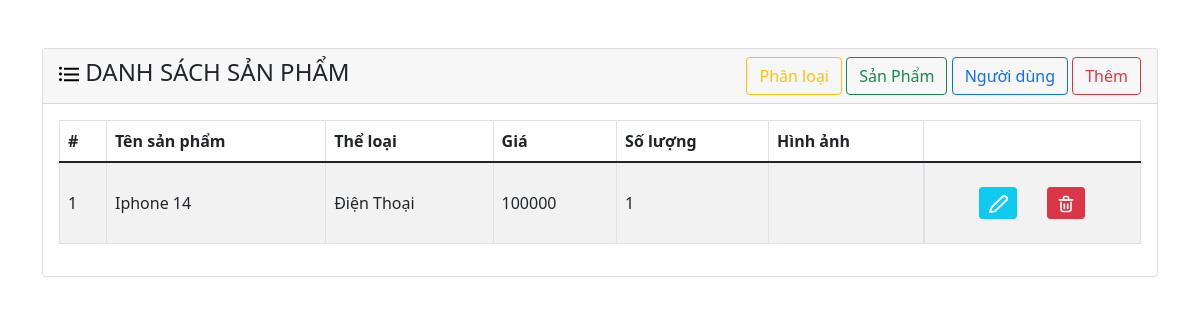
/admin/product/list.php, run on an earlier commit of the app's database.
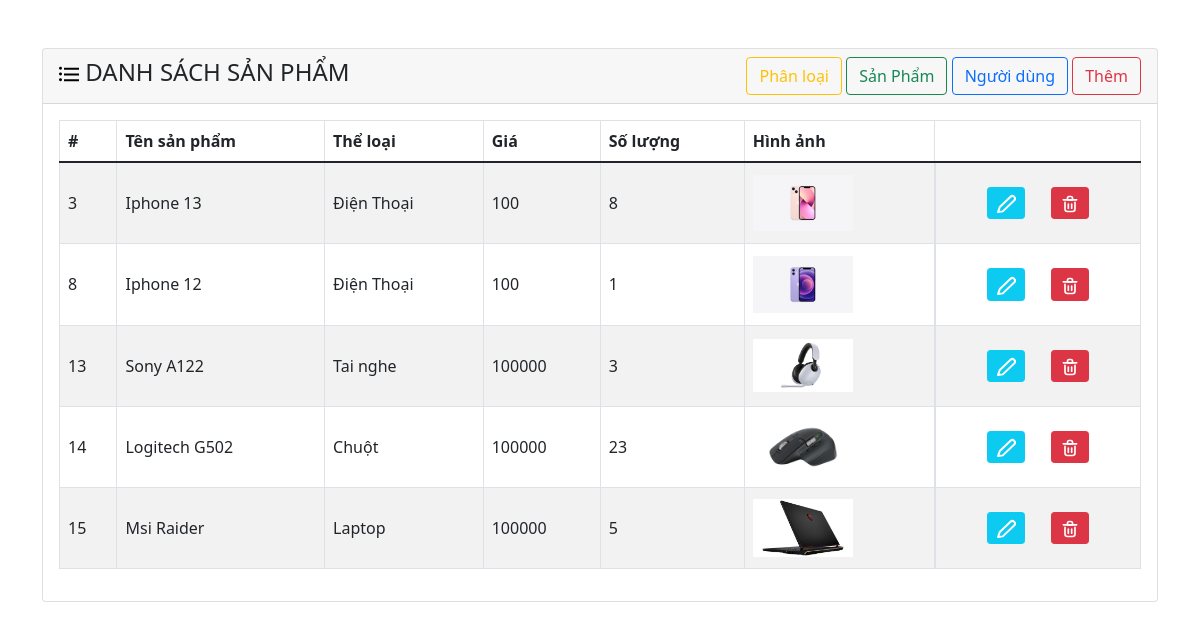
And on a later commit of the database.
### tables this page shows
CREATE TABLE `products` (
  `id` int NOT NULL,
  `name` varchar(100) NOT NULL,
  `price` float NOT NULL,
  `quantity` int NOT NULL,
  `description` varchar(500) DEFAULT NULL,
  `image` varchar(500) NOT NULL,
  `category_id` int NOT NULL,
  `create_at` datetime NOT NULL DEFAULT CURRENT_TIMESTAMP,
  `update_at` datetime NOT NULL DEFAULT CURRENT_TIMESTAMP
);

CREATE TABLE `category` (
  `id` int NOT NULL,
  `name` varchar(250) NOT NULL,
  `note` varchar(250) NOT NULL,
  `create_at` datetime NOT NULL DEFAULT CURRENT_TIMESTAMP,
  `update_at` datetime NOT NULL DEFAULT CURRENT_TIMESTAMP
);

### admin/product/list.php (the view, shortened to what this page needs)
<!DOCTYPE html>
<html lang="en">
<head>
    <link href="https://cdn.jsdelivr.net/npm/bootstrap@5.1.3/dist/css/bootstrap.min.css" rel="stylesheet">
</head>
<body>
    <div class="container">
        <div class="card mt-5">
            <div class="card-header d-flex align-items-center justify-content-between">
                <h4> <img src="./admin/images/list-1497-svgrepo-com.svg" alt=""> DANH SÁCH SẢN PHẨM</h4>
                <div class="action-btn">
                    <a href="./index.php?pages=category&action=list" class="btn btn-outline-warning">Phân loại</a>
                    <a href="./index.php?pages=product&action=list" class="btn btn-outline-success">Sản Phẩm</a>
                    <a href="./index.php?pages=users&action=list" class="btn btn-outline-primary">Người dùng</a>
                    <a href="./index.php?pages=product&action=add" class="btn btn-outline-danger">Thêm</a>
                </div>
            </div>
            <div class="card-body">
                <table class="table table-bordered table-striped">
                    <thead>
                        <tr>
                            <th scope="col">#</th>
                            <th scope="col">Tên sản phẩm</th>
                            <th scope="col">Thể loại</th>
                            <th scope="col">Giá</th>
                            <th scope="col">Số lượng</th>
                            <th scope="col">Hình ảnh</th>
                            <th scope="col"></th>
                        </tr>
                    </thead>
                    <tbody>
                        <?php
                        $select_product = mysqli_query($conn, "SELECT p.id as id, p.name as name, c.note as category, p.price as price, p.quantity as quantity, p.image as image FROM category c, products p WHERE c.id=p.category_id; ");
                        while ($row = mysqli_fetch_array($select_product)) {
                        ?>
                            <tr style="vertical-align: middle;">
                                <td>
                                    <?= $row['id'] ?>
                                </td>
                                <td>
                                    <?= $row['name'] ?>
                                </td>
                                <td>
                                    <?= $row['category'] ?>
                                </td>
                                <td>
                                    <?= $row['price'] ?>
                                </td>
                                <td>
                                    <?= $row['quantity'] ?>
                                </td>
                                <td>
                                    <img src="./admin/images/<?= $row['image'] ?>" alt="" width="100">
                                </td>
                                <td class="d-flex justify-content-evenly p-4">
                                    <a href="./index.php?pages=product&action=edit&id=<?= $row['id'] ?>" class="btn btn-info btn-sm"><img src="./admin/images/edit-1-svgrepo-com.svg" alt=""></a>
                                    <form action="./index.php?pages=product&action=delete" method="post">
                                        <button onclick="return confirm('Bạn có chắc chắn muốn xóa? ')" type="submit" class="btn btn-danger btn-sm" name="deleteProduct" value="<?= $row['id'] ?>"><img src="./admin/images/delete-2-svgrepo-com.svg" alt=""></i>
                                        </button>
                                    </form>
                                </td>
                            </tr>
                        <?php
                        }
                        ?>
                    </tbody>
                </table>
            </div>
        </div>
    </div>
</body>
</html>

What changed in the data, as far as the page shows it:
removed products: id "1", name "Iphone 14", category.note "Điện Thoại", price "100000", quantity "1"
added products: id "3", name "Iphone 13", category.note "Điện Thoại", price "100", quantity "8", image (picture)
added products: id "8", name "Iphone 12", category.note "Điện Thoại", price "100", quantity "1", image (picture)
added products: id "13", name "Sony A122", category.note "Tai nghe", price "100000", quantity "3", image (picture)
added products: id "14", name "Logitech G502", category.note "Chuột", price "100000", quantity "23", image (picture)
added products: id "15", name "Msi Raider", category.note "Laptop", price "100000", quantity "5", image (picture)
